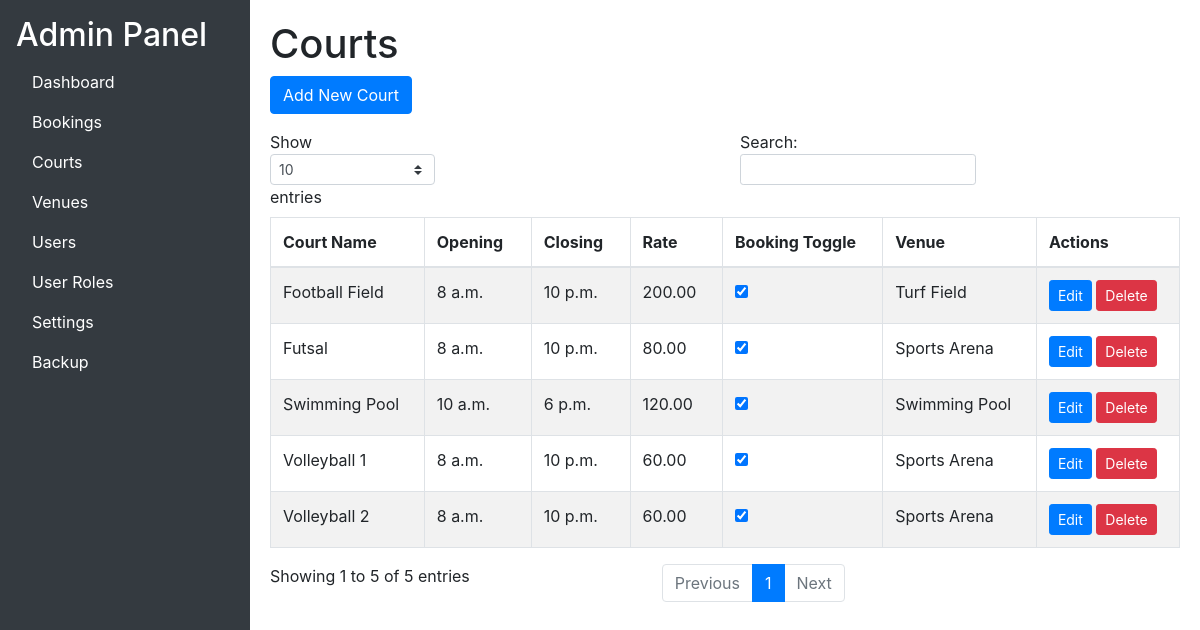
Page /adminpanel/courts/ (signed in) on the earlier database version.
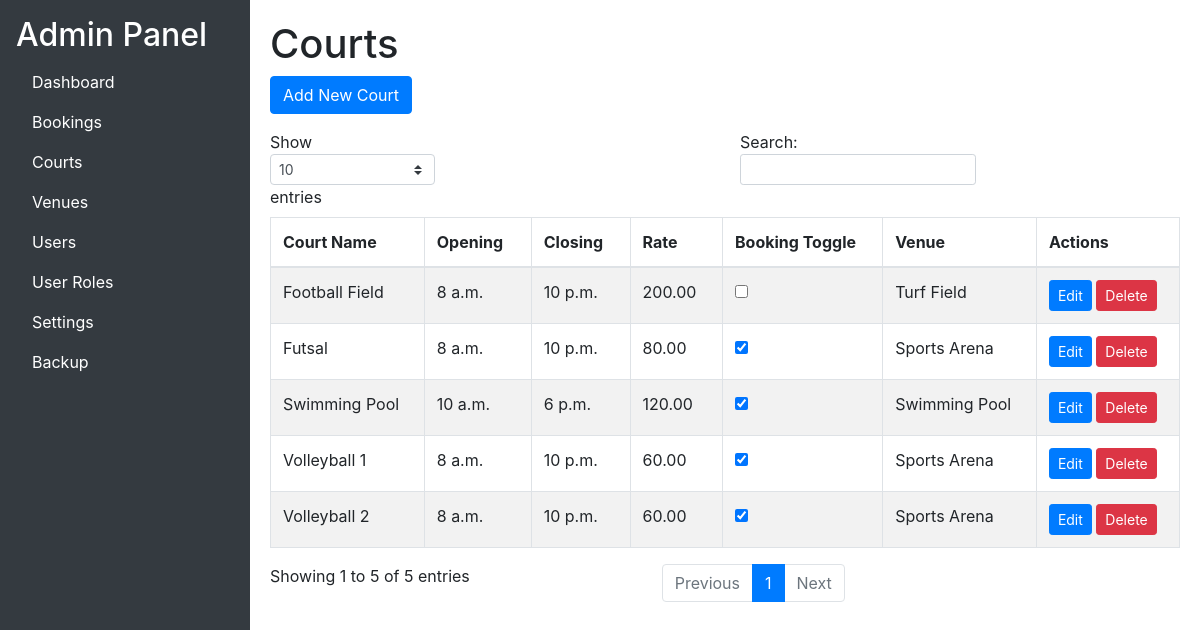
Same page on the later database version.
### base/models.py (models this page shows, shortened)
class Court(models.Model):
    courtName = models.CharField(max_length=255)
    opening = models.TimeField()
    closing = models.TimeField()
    rate = models.DecimalField(decimal_places=2, max_digits=10)
    bookingToggle = models.BooleanField()
    venueID = models.ForeignKey("Venue", on_delete=models.CASCADE)

class Venue(models.Model):
    venueName = models.CharField(max_length=255)
    bookingToggle = models.BooleanField()

### base/views.py (the view)
# urls.py: path('adminpanel/courts/', views.admin_courts, name='admin_courts'),
@login_required
@user_passes_test(is_admin)
def admin_courts(request):
    courts = Court.objects.all()
    return render(request, 'adminpanel/courts.html', {'courts': courts})

### base/views.py (called while the page is built)
def is_admin(user):
    return user.is_staff

### base/templates/adminpanel/courts.html (shortened to what this page needs)
{% extends "adminpanel/base_admin.html" %}
{% block content %}
    <h1>Courts</h1>
    <a href="{% url 'create_court' %}" class="btn btn-primary mb-3">Add New Court</a>
    <table id="courtsTable" class="table table-striped table-bordered">
        <thead>
            <tr>
                <th>Court Name</th>
                <th>Opening</th>
                <th>Closing</th>
                <th>Rate</th>
                <th>Booking Toggle</th>
                <th>Venue</th>
                <th>Actions</th>
            </tr>
        </thead>
        <tbody>
            {% for court in courts %}
            <tr>
                <td>{{ court.courtName }}</td>
                <td>{{ court.opening }}</td>
                <td>{{ court.closing }}</td>
                <td>{{ court.rate }}</td>
                <td>
                    <input type="checkbox" data-toggle="toggle" data-on="Active" data-off="Inactive" data-onstyle="success" data-offstyle="danger" onchange="toggleBookingStatus('{{ court.id }}')" {% if court.bookingToggle %}checked{% endif %}>
                </td>
                <td>{{ court.venueID.venueName }}</td>
                <td>
                    <a href="{% url 'update_court' court.id %}" class="btn btn-primary btn-sm">Edit</a>
                    <button class="btn btn-danger btn-sm" onclick="confirmDelete('{{ court.id }}')">Delete</button>
                </td>
            </tr>
            {% endfor %}
        </tbody>
    </table>
{% endblock %}

Differences in the rows shown:
changed Court "Football Field": bookingToggle "☑" → "☐"
